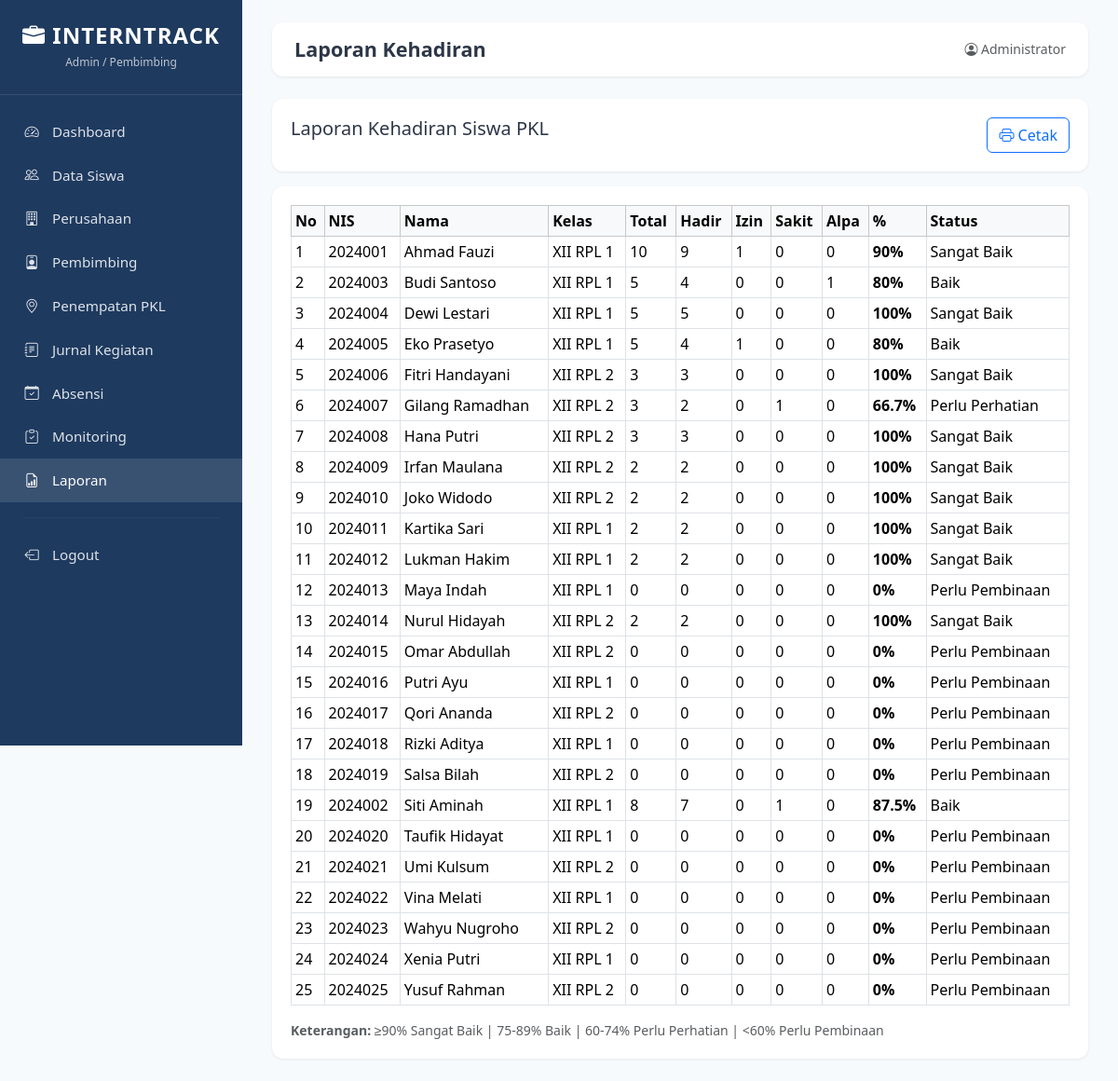
/laporan/kehadiran.php (signed in), run on the app's committed database.
### tables this page shows
CREATE TABLE siswa (
    id INT AUTO_INCREMENT PRIMARY KEY,
    nis VARCHAR(20) NOT NULL UNIQUE,
    nama VARCHAR(100) NOT NULL,
    kelas VARCHAR(20) NOT NULL,
    jurusan VARCHAR(50) NOT NULL,
    no_hp VARCHAR(20) DEFAULT NULL,
    alamat TEXT DEFAULT NULL,
    created_at TIMESTAMP DEFAULT CURRENT_TIMESTAMP
);

### config/database.php (called while the page is built, shortened)
<?php
function hitungStatusKehadiran($persen) {
    if ($persen >= 90) return 'Sangat Baik';
    if ($persen >= 75) return 'Baik';
    if ($persen >= 60) return 'Perlu Perhatian';
    return 'Perlu Pembinaan';
}
?>

### laporan/kehadiran.php (the view, shortened to what this page needs)
<?php
require_once __DIR__ . '/../admin/includes/header.php';
$conn = getConnection();
$data = $conn->query("SELECT s.id, s.nis, s.nama, s.kelas,
    COUNT(a.id) total, SUM(CASE WHEN a.status='Hadir' THEN 1 ELSE 0 END) hadir,
    SUM(CASE WHEN a.status='Izin' THEN 1 ELSE 0 END) izin,
    SUM(CASE WHEN a.status='Sakit' THEN 1 ELSE 0 END) sakit,
    SUM(CASE WHEN a.status='Alpa' THEN 1 ELSE 0 END) alpa
    FROM siswa s LEFT JOIN absensi a ON s.id=a.siswa_id GROUP BY s.id ORDER BY s.nama");
?>
<div class="card-custom no-print mb-3">
    <div class="card-body d-flex justify-content-between">
        <h5 class="mb-0">Laporan Kehadiran Siswa PKL</h5>
        <button onclick="window.print()" class="btn btn-outline-primary"><i class="bi bi-printer"></i> Cetak</button>
    </div>
</div>
<div class="card-custom"><div class="card-body">
    <table class="table table-bordered table-sm">
        <thead class="table-light"><tr><th>No</th><th>NIS</th><th>Nama</th><th>Kelas</th><th>Total</th><th>Hadir</th><th>Izin</th><th>Sakit</th><th>Alpa</th><th>%</th><th>Status</th></tr></thead>
        <tbody>
        <?php $no=1; while($r=$data->fetch_assoc()):
            $persen=$r['total']>0?round(($r['hadir']/$r['total'])*100,1):0; $st=hitungStatusKehadiran($persen);
        ?>
            <tr>
                <td><?= $no++ ?></td><td><?= $r['nis'] ?></td><td><?= htmlspecialchars($r['nama']) ?></td><td><?= $r['kelas'] ?></td>
                <td><?= $r['total'] ?></td><td><?= $r['hadir'] ?></td><td><?= $r['izin'] ?></td><td><?= $r['sakit'] ?></td><td><?= $r['alpa'] ?></td>
                <td><strong><?= $persen ?>%</strong></td><td><?= $st ?></td>
            </tr>
        <?php endwhile; ?>
        </tbody>
    </table>
    <div class="mt-3 small text-muted"><strong>Keterangan:</strong> ≥90% Sangat Baik | 75-89% Baik | 60-74% Perlu Perhatian | &lt;60% Perlu Pembinaan</div>
</div></div>
<?php require_once __DIR__ . '/../admin/includes/footer.php'; ?>

### assets/css/style.css (style rules this page uses)
:root { --primary: #1e3a5f; --primary-light: #2c5282; --accent: #3182ce; --success: #38a169; --warning: #d69e2e; --danger: #e53e3e; --bg: #f7fafc; --text: #2d3748; --muted: #718096; }
* { box-sizing: border-box; margin: 0; padding: 0; }
body { font-family: 'Segoe UI', system-ui, sans-serif; background: var(--bg); color: var(--text); min-height: 100vh; }
.card-custom { background: #fff; border-radius: 12px; box-shadow: 0 1px 3px rgba(0,0,0,.08); overflow: hidden; }
.card-custom .card-body { padding: 1.25rem; }

### data on the page
siswa: nis "2024001", nama "Ahmad Fauzi", kelas "XII RPL 1", total "10", hadir "9", izin "1", sakit "0", alpa "0", persen "90", st "Sangat Baik"
siswa: nis "2024003", nama "Budi Santoso", kelas "XII RPL 1", total "5", hadir "4", izin "0", sakit "0", alpa "1", persen "80", st "Baik"
siswa: nis "2024004", nama "Dewi Lestari", kelas "XII RPL 1", total "5", hadir "5", izin "0", sakit "0", alpa "0", persen "100", st "Sangat Baik"
siswa: nis "2024005", nama "Eko Prasetyo", kelas "XII RPL 1", total "5", hadir "4", izin "1", sakit "0", alpa "0", persen "80", st "Baik"
siswa: nis "2024006", nama "Fitri Handayani", kelas "XII RPL 2", total "3", hadir "3", izin "0", sakit "0", alpa "0", persen "100", st "Sangat Baik"
siswa: nis "2024007", nama "Gilang Ramadhan", kelas "XII RPL 2", total "3", hadir "2", izin "0", sakit "1", alpa "0", persen "66.7", st "Perlu Perhatian"
siswa: nis "2024008", nama "Hana Putri", kelas "XII RPL 2", total "3", hadir "3", izin "0", sakit "0", alpa "0", persen "100", st "Sangat Baik"
siswa: nis "2024009", nama "Irfan Maulana", kelas "XII RPL 2", total "2", hadir "2", izin "0", sakit "0", alpa "0", persen "100", st "Sangat Baik"
siswa: nis "2024010", nama "Joko Widodo", kelas "XII RPL 2", total "2", hadir "2", izin "0", sakit "0", alpa "0", persen "100", st "Sangat Baik"
siswa: nis "2024011", nama "Kartika Sari", kelas "XII RPL 1", total "2", hadir "2", izin "0", sakit "0", alpa "0", persen "100", st "Sangat Baik"
siswa: nis "2024012", nama "Lukman Hakim", kelas "XII RPL 1", total "2", hadir "2", izin "0", sakit "0", alpa "0", persen "100", st "Sangat Baik"
siswa: nis "2024013", nama "Maya Indah", kelas "XII RPL 1", total "0", hadir "0", izin "0", sakit "0", alpa "0", persen "0", st "Perlu Pembinaan"
siswa: nis "2024014", nama "Nurul Hidayah", kelas "XII RPL 2", total "2", hadir "2", izin "0", sakit "0", alpa "0", persen "100", st "Sangat Baik"
siswa: nis "2024015", nama "Omar Abdullah", kelas "XII RPL 2", total "0", hadir "0", izin "0", sakit "0", alpa "0", persen "0", st "Perlu Pembinaan"
siswa: nis "2024016", nama "Putri Ayu", kelas "XII RPL 1", total "0", hadir "0", izin "0", sakit "0", alpa "0", persen "0", st "Perlu Pembinaan"
siswa: nis "2024017", nama "Qori Ananda", kelas "XII RPL 2", total "0", hadir "0", izin "0", sakit "0", alpa "0", persen "0", st "Perlu Pembinaan"
siswa: nis "2024018", nama "Rizki Aditya", kelas "XII RPL 1", total "0", hadir "0", izin "0", sakit "0", alpa "0", persen "0", st "Perlu Pembinaan"
siswa: nis "2024019", nama "Salsa Bilah", kelas "XII RPL 2", total "0", hadir "0", izin "0", sakit "0", alpa "0", persen "0", st "Perlu Pembinaan"
siswa: nis "2024002", nama "Siti Aminah", kelas "XII RPL 1", total "8", hadir "7", izin "0", sakit "1", alpa "0", persen "87.5", st "Baik"
siswa: nis "2024020", nama "Taufik Hidayat", kelas "XII RPL 1", total "0", hadir "0", izin "0", sakit "0", alpa "0", persen "0", st "Perlu Pembinaan"
siswa: nis "2024021", nama "Umi Kulsum", kelas "XII RPL 2", total "0", hadir "0", izin "0", sakit "0", alpa "0", persen "0", st "Perlu Pembinaan"
siswa: nis "2024022", nama "Vina Melati", kelas "XII RPL 1", total "0", hadir "0", izin "0", sakit "0", alpa "0", persen "0", st "Perlu Pembinaan"
siswa: nis "2024023", nama "Wahyu Nugroho", kelas "XII RPL 2", total "0", hadir "0", izin "0", sakit "0", alpa "0", persen "0", st "Perlu Pembinaan"
siswa: nis "2024024", nama "Xenia Putri", kelas "XII RPL 1", total "0", hadir "0", izin "0", sakit "0", alpa "0", persen "0", st "Perlu Pembinaan"
siswa: nis "2024025", nama "Yusuf Rahman", kelas "XII RPL 2", total "0", hadir "0", izin "0", sakit "0", alpa "0", persen "0", st "Perlu Pembinaan"

### other printed values
$page_title "Laporan Kehadiran"
$user['nama'] "Administrator"
